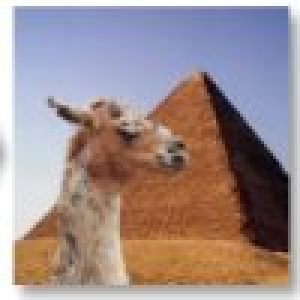
#> input picture opencv/imageProcessing/images/grabcut.jpg, 100 x 100 px, given in place of the camera (shown 3 times larger)
$ python colorspaces.py   (Python 2 division)
#> lines starting #> are read from the running program, lines starting #| are printed output that depends on the picture; after the words box and inside, x2 and y2 are one past the last pixel; in counts of white or black regions, pixels touching at a corner belong together
"""
convert images from one colorspace to another, like BGR <-> Gray, BGR <-> HSV, ...
create application which extracts colored object in a video
cv2.cvtColor(), cv2.inRange(), etc.
"""
# Changing Color Spaces

# 150+ color space conversion methods available; most widely used ones are BGR<->Gray and BGR<->HSV
# for color conversion, ue function cv2.cvtColor(input_image, flag) where flag determines type of conversion
# for BGR -> Gray, use flags cv2.COLOR_BGR2GRAY
# for BGR -> HSV, use flag cv2.COLOR_BGR2HSV

# to get other flags:
import cv2
flags = [i for i in dir(cv2) if i.startswith('COLOR_')]
print flags

# NOTE: for HSV, Hue range [0, 179], Saturation range [0,255], Value range [0, 255]
# different softwares use different scales --> if comparing OpenCV vals with them, normalize ranges


# Object Tracking
# can convert BGR image to HSV --> can now extract a colored object
# in HSV, easier to represent a color than in BGR colorspace

# try to extract blue object
# method:
# - take each frame of the video
# - convert from BGR to HSV colorspace
# -threshold HSV image for a range of blue color
# extract blue object alone; can do whatever to the image we want

import cv2
import numpy as np

cap = cv2.VideoCapture(0)

while(1):
    # take each frame
    _, frame = cap.read()
#> frame is the input picture: shape (100, 100, 3); mean B, G, R 140.9, 141.3, 158.7

    # convert BGR to HSV
    hsv = cv2.cvtColor(frame, cv2.COLOR_BGR2HSV)
#> hsv: shape (100, 100, 3); mean H, S, V 62.5, 85.2, 175.8

    # define range of blue color in HSV
    lower_blue = np.array([110, 50, 50])
    upper_blue = np.array([130, 255, 255])

    # threshold the HSV image to get only blue colors
    mask = cv2.inRange(hsv, lower_blue, upper_blue)
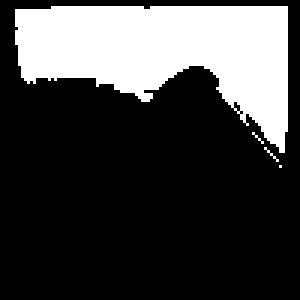
#> mask: shape (100, 100) (shown 3 times larger); 25.9% white; 4 white regions (3 under 20 px), largest, box (x1, y1, x2, y2) and area: (5, 2, 96, 51) 2575
    # -----test-----
    # Noise removal experimentation
    # kernel = np.ones((3,3), np.uint8)
    kernel = np.ones((5,5), np.uint8)
    # mask = cv2.morphologyEx(mask, cv2.MORPH_CLOSE, kernel)
    mask = cv2.erode(mask, kernel, iterations = 1)
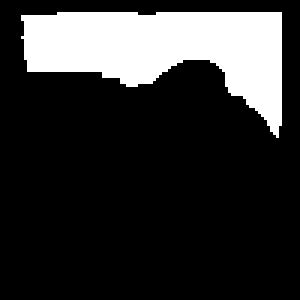
#> mask: shape (100, 100) (shown 3 times larger); 19.6% white; 1 white region, box (x1, y1, x2, y2) and area: (7, 4, 94, 46) 1957
    mask = cv2.dilate(mask, kernel, iterations=5)
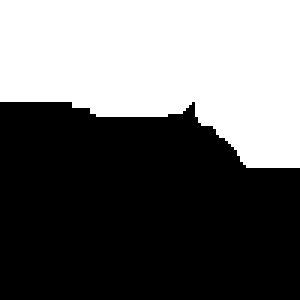
#> mask: shape (100, 100) (shown 3 times larger); 41.7% white; 1 white region, box (x1, y1, x2, y2) and area: (0, 0, 100, 56) 4167
    # -----/test----

    # bitwise-AND mask and original image
    res = cv2.bitwise_and(frame, frame, mask= mask)
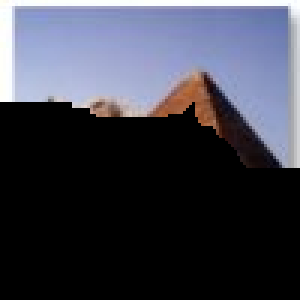
#> res: shape (100, 100, 3) (shown 3 times larger); mean B, G, R 76.8, 64.6, 63.1
    cv2.imshow('frame', frame)
    cv2.imshow('mask', mask)
    cv2.imshow('res', res)
    k = cv2.waitKey(5) & 0xFF
#> (key Esc is pressed here)
    if k == 27:
        break

cv2.destroyAllWindows()
